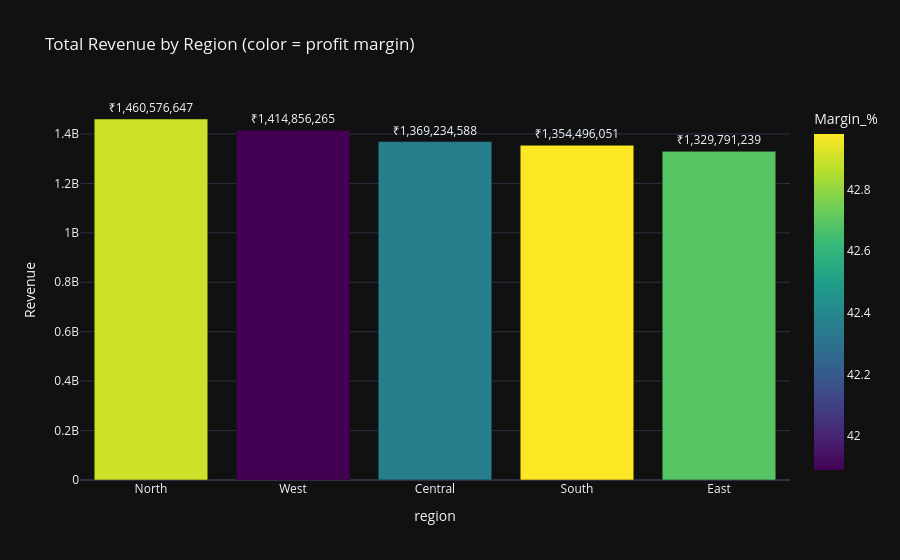
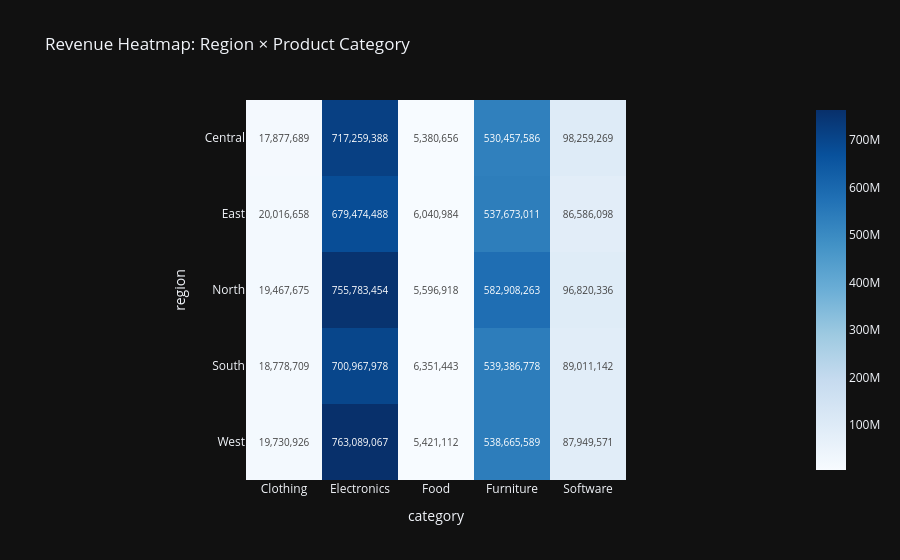
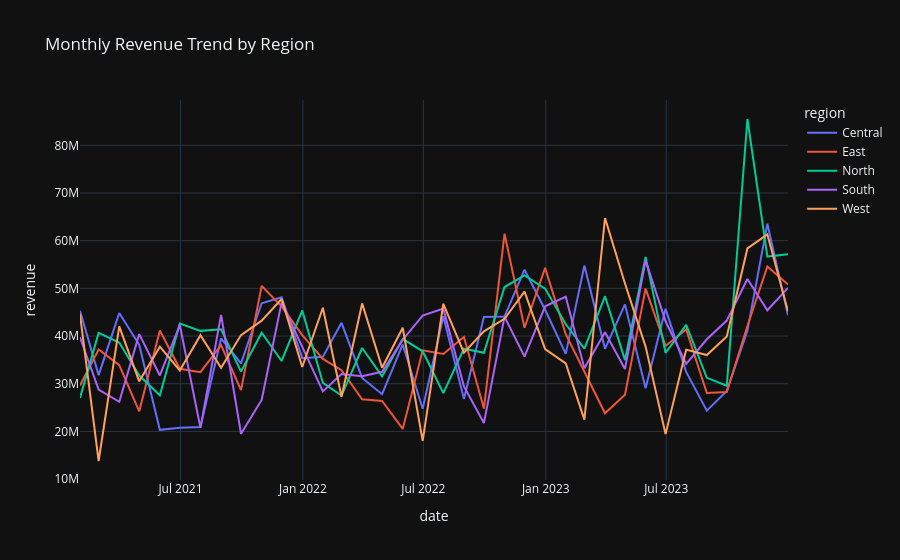

Write notebook code for charts like these, in order.
### Code cell
# ============================================================
#  NOTEBOOK 06 — Regional Performance Analysis
# ============================================================

import pandas as pd
import numpy as np
import plotly.express as px
import plotly.graph_objects as go
from plotly.subplots import make_subplots

df = pd.read_csv('../data/processed/sales_clean.csv', parse_dates=['date'])

# ── Regional Summary ──────────────────────────────────────
region_summary = (
    df.groupby('region').agg(
        Revenue    = ('revenue', 'sum'),
        Profit     = ('profit', 'sum'),
        Orders     = ('transaction_id', 'count'),
        Customers  = ('customer_id', 'nunique'),
        Avg_Order  = ('revenue', 'mean'),
    ).reset_index()
)
region_summary['Margin_%'] = (
    region_summary['Profit'] / region_summary['Revenue'] * 100
).round(2)
region_summary = region_summary.sort_values('Revenue', ascending=False)

print("=== REGIONAL PERFORMANCE ===")
print(region_summary.to_string(index=False))

# ── Chart 1: Revenue by Region Bar ───────────────────────
fig1 = px.bar(
    region_summary, x='region', y='Revenue',
    color='Margin_%', color_continuous_scale='viridis',
    text='Revenue', template='plotly_dark',
    title='Total Revenue by Region (color = profit margin)'
)
fig1.update_traces(texttemplate='₹%{text:,.0f}', textposition='outside')
fig1.show()

# ── Chart 2: Region × Category Heatmap ───────────────────
pivot = df.pivot_table(
    values='revenue', index='region', columns='category', aggfunc='sum'
).round(0)

fig2 = px.imshow(
    pivot, text_auto=',.0f',
    color_continuous_scale='Blues', template='plotly_dark',
    title='Revenue Heatmap: Region × Product Category'
)
fig2.show()

# ── Chart 3: Monthly trend by region ─────────────────────
region_monthly = (
    df.groupby([pd.Grouper(key='date', freq='M'), 'region'])['revenue']
    .sum().reset_index()
)
fig3 = px.line(
    region_monthly, x='date', y='revenue', color='region',
    template='plotly_dark',
    title='Monthly Revenue Trend by Region'
)
fig3.show()
print("✅ Region analysis complete!")
